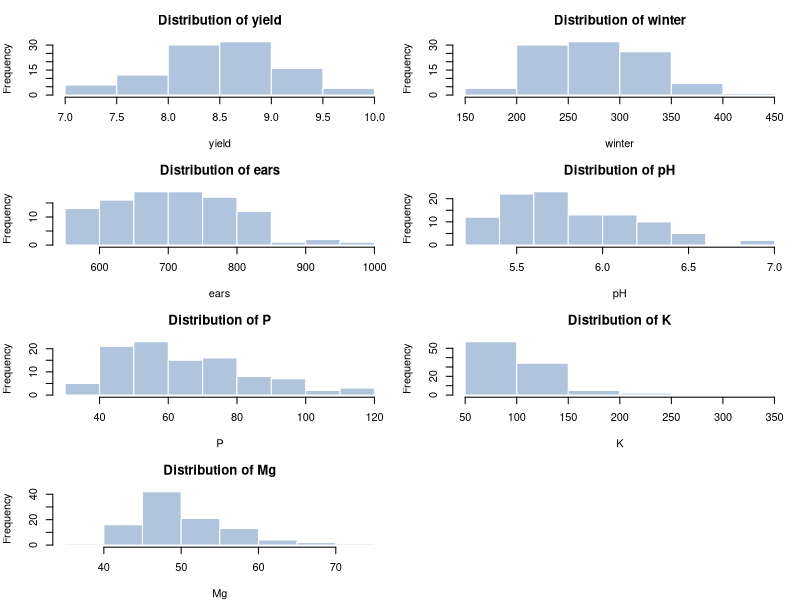
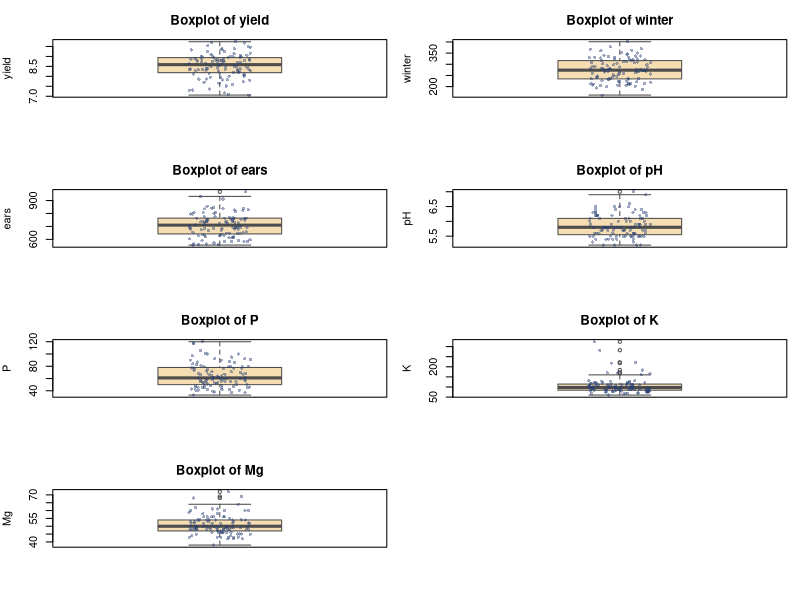
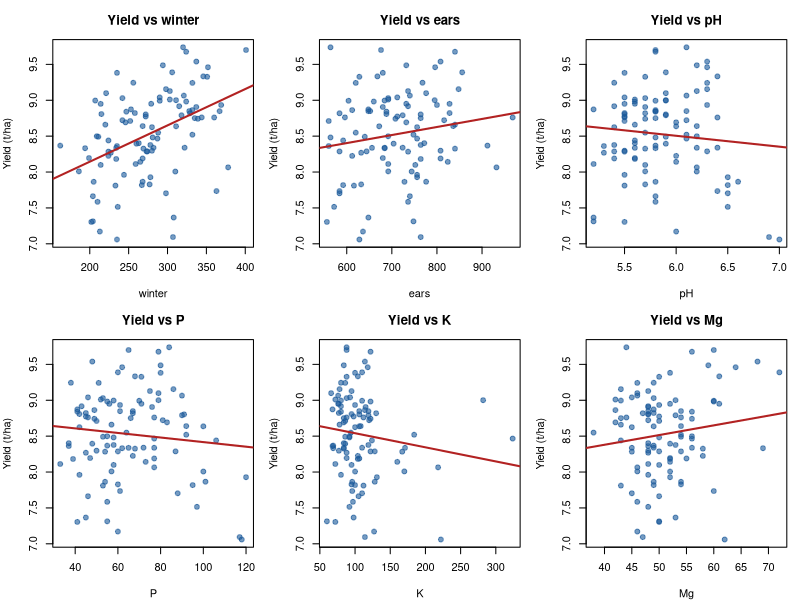
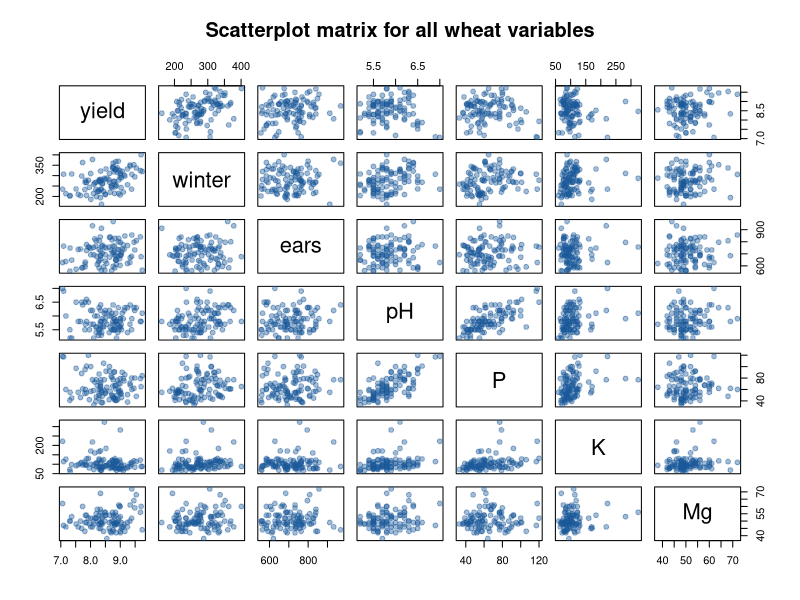
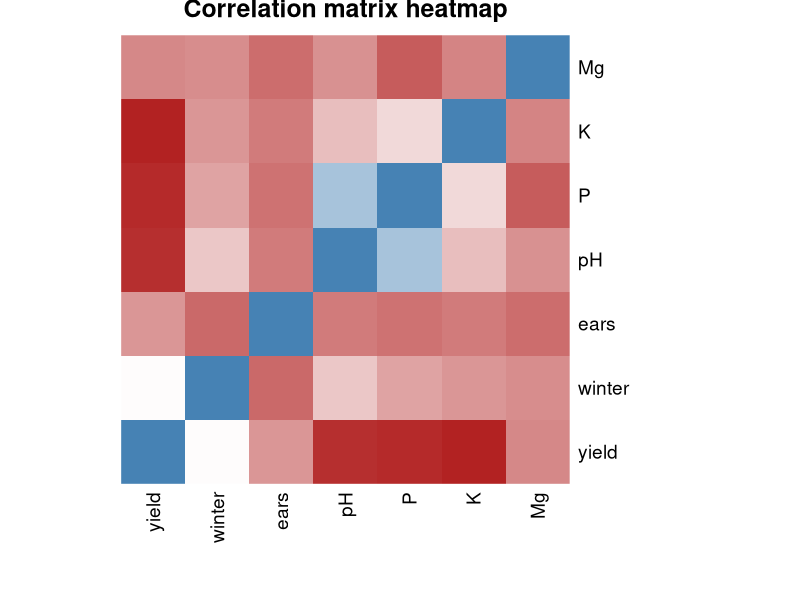
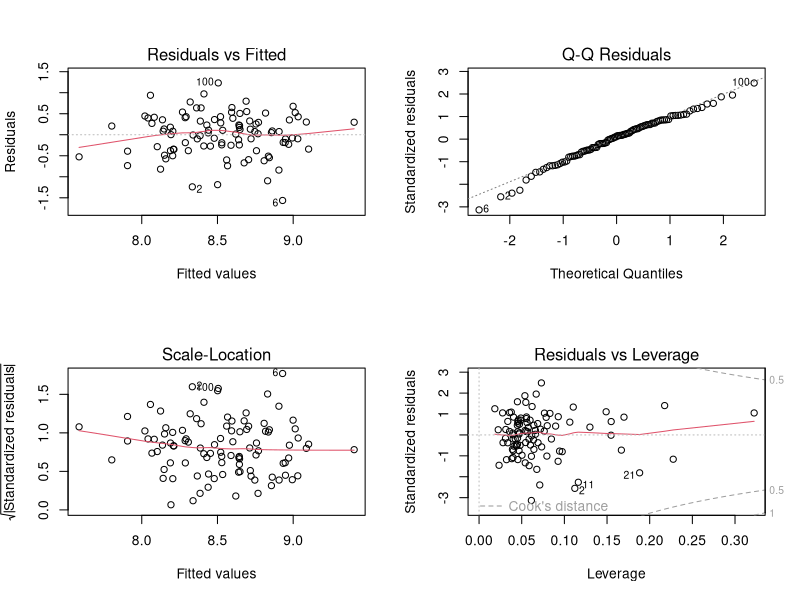

R code for these plots, in order:
## ---- chunk 1
knitr::opts_chunk$set(
  echo = TRUE,
  warning = FALSE,
  message = FALSE,
  fig.align = "center",
  dpi = 300
)
options(scipen = 999)
## ---- chunk 2
# The R Markdown file and wheat.csv must be saved in the same folder.
if (!file.exists("wheat.csv")) {
  stop("wheat.csv was not found. Put wheat.csv in the same folder as this Rmd file.")
}

wheat <- read.csv("wheat.csv", header = TRUE)

required_columns <- c("yield", "winter", "ears", "pH", "P", "K", "Mg")
if (!all(required_columns %in% names(wheat))) {
  stop("The CSV column names do not match the expected wheat dataset.")
}

# Keep the variables in the order used in the assignment.
wheat <- wheat[required_columns]

dim(wheat)
head(wheat)
str(wheat)
## ---- chunk 3
missing_table <- data.frame(
  Variable = names(wheat),
  Missing_values = colSums(is.na(wheat))
)
knitr::kable(missing_table, caption = "Missing values in each variable")
## ---- chunk 4
summary(wheat)
## ---- chunk 5
descriptive_statistics <- data.frame(
  Variable = names(wheat),
  N = sapply(wheat, function(x) sum(!is.na(x))),
  Mean = sapply(wheat, mean, na.rm = TRUE),
  SD = sapply(wheat, sd, na.rm = TRUE),
  Minimum = sapply(wheat, min, na.rm = TRUE),
  Q1 = sapply(wheat, quantile, probs = 0.25, na.rm = TRUE),
  Median = sapply(wheat, median, na.rm = TRUE),
  Q3 = sapply(wheat, quantile, probs = 0.75, na.rm = TRUE),
  Maximum = sapply(wheat, max, na.rm = TRUE),
  Missing = sapply(wheat, function(x) sum(is.na(x)))
)

numeric_columns <- 3:ncol(descriptive_statistics)
descriptive_statistics[numeric_columns] <- round(
  descriptive_statistics[numeric_columns], 3
)

knitr::kable(
  descriptive_statistics,
  row.names = FALSE,
  caption = "Descriptive statistics for the wheat data"
)
## ---- chunk 6
old_par <- par(mfrow = c(4, 2), mar = c(4, 4, 3, 1))

for (v in names(wheat)) {
  hist(
    wheat[[v]],
    main = paste("Distribution of", v),
    xlab = v,
    col = "lightsteelblue",
    border = "white"
  )
}

plot.new()
par(old_par)
## ---- chunk 7
old_par <- par(mfrow = c(4, 2), mar = c(4, 4, 3, 1))

for (v in names(wheat)) {
  boxplot(
    wheat[[v]],
    main = paste("Boxplot of", v),
    ylab = v,
    col = "wheat",
    border = "gray30"
  )
  stripchart(
    wheat[[v]],
    method = "jitter",
    vertical = TRUE,
    add = TRUE,
    pch = 16,
    col = rgb(0.15, 0.25, 0.45, 0.45)
  )
}

plot.new()
par(old_par)
## ---- chunk 8
outlier_rows <- do.call(
  rbind,
  lapply(names(wheat), function(v) {
    x <- wheat[[v]]
    limits <- boxplot.stats(x)$stats[c(1, 5)]
    rows <- which(x < limits[1] | x > limits[2])
    if (length(rows) == 0) return(NULL)
    data.frame(Variable = v, Row = rows, Value = x[rows])
  })
)

knitr::kable(
  outlier_rows,
  row.names = FALSE,
  caption = "Possible outliers flagged by the standard boxplot rule"
)
## ---- chunk 9
predictors <- c("winter", "ears", "pH", "P", "K", "Mg")
old_par <- par(mfrow = c(2, 3), mar = c(4, 4, 3, 1))

for (v in predictors) {
  plot(
    wheat[[v]], wheat$yield,
    xlab = v,
    ylab = "Yield (t/ha)",
    main = paste("Yield vs", v),
    pch = 19,
    col = rgb(0.10, 0.35, 0.60, 0.60)
  )
  simple_model <- lm(yield ~ x, data = data.frame(
    yield = wheat$yield,
    x = wheat[[v]]
  ))
  abline(simple_model, col = "firebrick", lwd = 2)
}

par(old_par)
## ---- chunk 10
pairs(
  wheat,
  pch = 19,
  col = rgb(0.10, 0.35, 0.60, 0.40),
  main = "Scatterplot matrix for all wheat variables"
)
## ---- chunk 11
correlation_matrix <- cor(wheat, use = "complete.obs", method = "pearson")
knitr::kable(
  round(correlation_matrix, 3),
  caption = "Pearson correlation matrix"
)
## ---- chunk 12
heatmap(
  correlation_matrix,
  Rowv = NA,
  Colv = NA,
  scale = "none",
  margins = c(7, 7),
  col = colorRampPalette(c("firebrick", "white", "steelblue"))(100),
  main = "Correlation matrix heatmap"
)
## ---- chunk 13
correlation_tests <- do.call(
  rbind,
  lapply(predictors, function(v) {
    test <- cor.test(wheat$yield, wheat[[v]], method = "pearson")
    data.frame(
      Predictor = v,
      Correlation = unname(test$estimate),
      P_value = test$p.value
    )
  })
)

correlation_tests$Correlation <- round(correlation_tests$Correlation, 3)
correlation_tests$P_value <- signif(correlation_tests$P_value, 3)

knitr::kable(
  correlation_tests,
  row.names = FALSE,
  caption = "Individual Pearson correlations with wheat yield"
)
## ---- chunk 14
wheat_model <- lm(yield ~ winter + ears + pH + P + K + Mg, data = wheat)
summary(wheat_model)
anova(wheat_model)
## ---- chunk 15
# Base-R calculation of variance inflation factors (VIFs).
vif_values <- sapply(predictors, function(v) {
  other_predictors <- setdiff(predictors, v)
  auxiliary_formula <- reformulate(other_predictors, response = v)
  auxiliary_model <- lm(auxiliary_formula, data = wheat)
  1 / (1 - summary(auxiliary_model)$r.squared)
})

vif_table <- data.frame(
  Predictor = predictors,
  VIF = round(vif_values, 3)
)

knitr::kable(vif_table, row.names = FALSE, caption = "Variance inflation factors")
## ---- chunk 16
old_par <- par(mfrow = c(2, 2))
plot(wheat_model)
par(old_par)
## ---- chunk 17
diagnostic_table <- data.frame(
  Row = seq_len(nrow(wheat)),
  Studentized_residual = rstudent(wheat_model),
  Cooks_distance = cooks.distance(wheat_model)
)

flagged_diagnostics <- diagnostic_table[
  abs(diagnostic_table$Studentized_residual) > 3 |
    diagnostic_table$Cooks_distance > 4 / nrow(wheat),
]

flagged_diagnostics$Studentized_residual <- round(
  flagged_diagnostics$Studentized_residual, 3
)
flagged_diagnostics$Cooks_distance <- round(
  flagged_diagnostics$Cooks_distance, 3
)

knitr::kable(
  flagged_diagnostics,
  row.names = FALSE,
  caption = "Observations flagged for closer diagnostic inspection"
)
